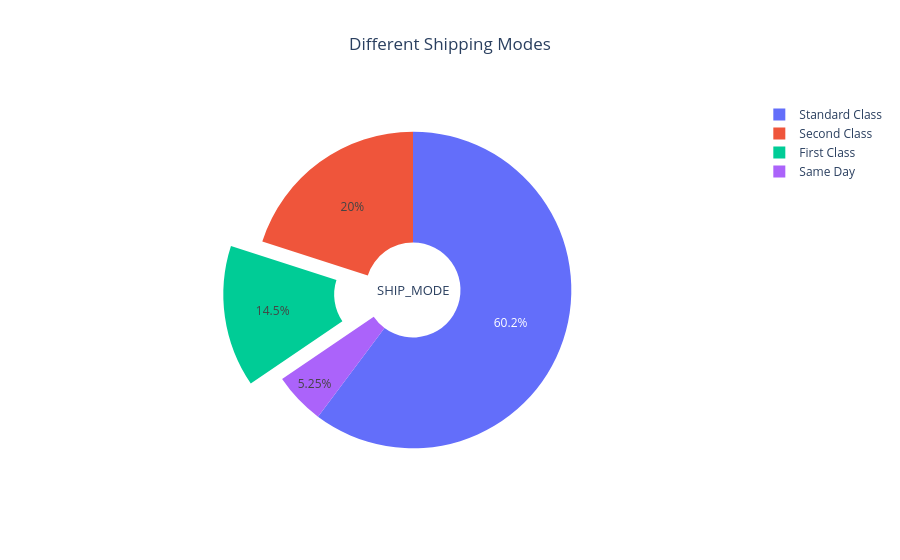

Source (notebook cell):
### Markdown cell above
**Which mode of shipping was used the most?**

### Code cell
p=df['ShipMode'].value_counts()
labels =  ["Standard Class","Second Class","First Class","Same Day"]
values = [p[0],p[1],p[2],p[3]]

fig = go.Figure(data=[go.Pie(labels=labels, values=values, hole=.3,pull=[0, 0, 0.2, 0])])
fig.update_layout(
    title_text="Different Shipping Modes",title_x=0.5,

annotations=[dict(text='SHIP_MODE', x=0.5, y=0.5, font_size=13, showarrow=False)])
fig.show()

### Figure 1 — Plotly figure (JSON) as saved in the notebook; plotly's stock layout.template omitted (floating-point values rounded to 4 significant figures)
{"data": [{"hole": 0.3, "labels": ["Standard Class", "Second Class", "First Class", "Same Day"], "pull": [0, 0, 0.2, 0], "type": "pie", "values": [28122, 9354, 6756, 2449]}], "layout": {"annotations": [{"font": {"size": 13}, "showarrow": false, "text": "SHIP_MODE", "x": 0.5, "y": 0.5}], "title": {"text": "Different Shipping Modes", "x": 0.5}}}
